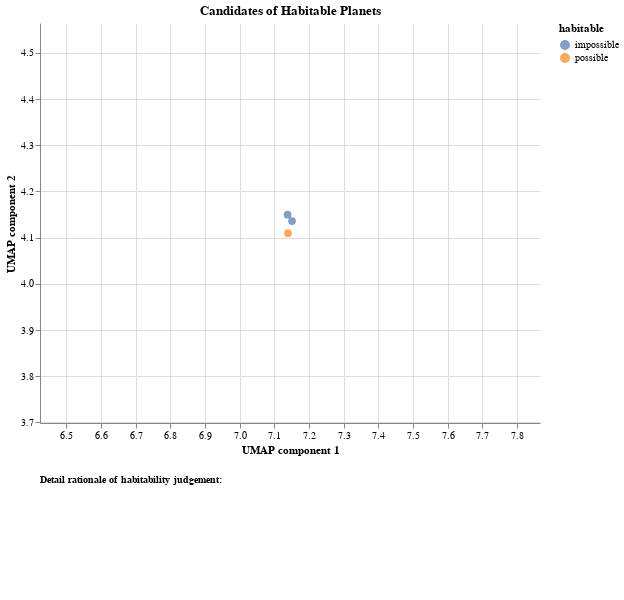

Write notebook code for a chart like this one.
### Code cell
df_gpt=json_to_ds(json.loads('[' + jsonMerged + ']'),False)
show_chart(df_gpt)

### Figure 1 — Vega-Lite specification as saved in the notebook (floating-point values rounded to 4 significant figures)
{"$schema": "https://vega.github.io/schema/vega-lite/v4.17.0.json", "config": {"view": {"continuousHeight": 300, "continuousWidth": 400, "strokeWidth": 0}}, "data": {"name": "data-702f55cbd4b79cb38ba6a757449c7088"}, "datasets": {"data-702f55cbd4b79cb38ba6a757449c7088": [{"UMAP component 1": 7.14, "UMAP component 2": 4.11, "cat": "no", "habitable": "possible", "long_rationale": ["K2-3 d is located within the habitable zone of its host star, K2-3, as indicated by both the Solar", "Equivalent Astronomical Unit and Kopparapu calculations. This means it receives a similar amount of", "starlight as Earth does from the Sun, which is a key factor for potential habitability.", "Additionally, its surface gravity is 1.2233 times that of Earth, which suggests it could potentially", "hold an atmosphere. However, more information would be needed to confirm its habitability, such as", "its atmospheric composition and presence of liquid water."], "planet": "K2-3 d", "rationale": "The planet is within the habitable zone of its star and has a surface gravity similar to Earth's."}, {"UMAP component 1": null, "UMAP component 2": null, "cat": null, "habitable": "impossible", "long_rationale": ["Kepler-1661 (AB) b is an exoplanet that orbits the star Kepler-1661 (AB), located about 1355.2", "light-years away from the Solar System. The host star has a surface temperature of 3300 K and", "spectral types of M9. The planet orbits around the star every 175.1 days with an orbital distance of", "0.63 AU. However, the habitable zone of the star, where conditions might be right for liquid water", "to exist, is located between 0.252 AU and 0.530 AU. This means that Kepler-1661 (AB) b is not within", "the habitable zone. Furthermore, the planet's surface gravity is 2.73 times that of Earth, and its", "measured temperature is 0 K, which are not conducive to life as we know it. Therefore, it is", "concluded that the planet is not habitable."], "planet": "Kepler-1661 (AB) b", "rationale": "The planet is not within the habitable zone of its star, and its surface gravity and temperature conditions are not suitable for life as we know it."}, {"UMAP component 1": 7.151, "UMAP component 2": 4.136, "cat": "no", "habitable": "impossible", "long_rationale": ["Kepler-1708 b is not within the habitable zone of its star, Kepler-1708, as determined by both Solar", "Equivalent Astronomical Unit and Kopparapu calculations. The habitable zone is the region around a", "star where conditions might be right for liquid water to exist on a planet's surface, a key", "ingredient for life as we know it. Kepler-1708 b's orbit is too far from its star to be within this", "zone. Additionally, the planet's surface gravity is 14.7419 times that of Earth, which would make it", "extremely difficult, if not impossible, for life as we know it to exist."], "planet": "Kepler-1708 b", "rationale": "The planet is not within the habitable zone of its star, and its surface gravity is much higher than Earth's."}, {"UMAP component 1": null, "UMAP component 2": null, "cat": null, "habitable": "impossible", "long_rationale": ["The habitability of a planet is determined by a number of factors, including its location within the", "habitable zone of its star, its surface temperature, and its atmospheric conditions. In the case of", "Kepler-34 (AB) b, the planet is not located within the habitable zone of its star, Kepler-34 (AB),", "as indicated by both the Solar Equivalent Astronomical Unit and Kopparapu calculations. Furthermore,", "the surface temperature of the planet is 0.0K, which is far too cold to support life as we know it.", "Therefore, it is concluded that Kepler-34 (AB) b is not habitable."], "planet": "Kepler-34 (AB) b", "rationale": "The planet is not within the habitable zone of its star, and its surface temperature is 0.0K, which is not suitable for life as we know it."}, {"UMAP component 1": null, "UMAP component 2": null, "cat": null, "habitable": "impossible", "long_rationale": ["The planet Kepler-453 (AB) b is not within the habitable zone according to Kopparapu's calculations.", "The habitable zone is the region around a star where conditions could potentially allow liquid water", "to exist on the surface of a planet, which is necessary for life as we know it. According to", "Kopparapu's calculations, the habitable zone for the star Kepler-453 A is between 0.580 AU and 1.378", "AU. However, the planet Kepler-453 (AB) b orbits at a distance of 0.74 AU, which is within the", "habitable zone according to Solar Equivalent Astronomical Unit, but not according to Kopparapu's", "calculations. Therefore, it is unlikely that this planet is habitable."], "planet": "Kepler-453 (AB) b", "rationale": "The planet is not within the habitable zone according to Kopparapu's calculations."}, {"UMAP component 1": 7.138, "UMAP component 2": 4.15, "cat": "no", "habitable": "impossible", "long_rationale": ["TOI-2285 b is located at a distance of 0.1363 AU from its host star, which is outside the habitable", "zone calculated based on both Solar Equivalent Astronomical Unit and Kopparapu et al.(2013) methods.", "The habitable zone is the region around a star where conditions could potentially allow liquid water", "to exist, which is a key ingredient for life as we know it. Furthermore, the surface gravity of", "TOI-2285 b is 6.4505 times that of Earth, which would make it difficult for life as we know it to", "exist. The measured temperature of the planet is also 0.0 K, which is far too cold for life as we", "know it to survive."], "planet": "TOI-2285 b", "rationale": "The planet is not within the habitable zone of its star, and its surface gravity and temperature are not suitable for life as we know it."}]}, "vconcat": [{"encoding": {"color": {"field": "habitable", "type": "nominal"}, "tooltip": [{"field": "planet", "type": "nominal"}, {"field": "rationale", "type": "nominal"}], "x": {"field": "UMAP component 1", "scale": {"domain": [6.424, 7.866]}, "type": "quantitative"}, "y": {"field": "UMAP component 2", "scale": {"domain": [3.699, 4.565]}, "type": "quantitative"}}, "height": 400, "mark": {"filled": true, "size": 60, "type": "point"}, "selection": {"selector005": {"empty": "none", "fields": ["planet"], "nearest": true, "on": "click", "type": "single"}, "selector006": {"bind": "scales", "encodings": ["x", "y"], "type": "interval"}}, "title": "Candidates of Habitable Planets", "width": 500}, {"encoding": {"text": {"field": "long_rationale", "type": "nominal"}, "x": {"value": 5}, "y": {"value": 5}}, "height": 100, "mark": {"align": "left", "baseline": "top", "dx": 0, "dy": 0, "lineBreak": "\\n", "type": "text"}, "title": {"anchor": "start", "dy": -5, "fontSize": 10, "offset": 5, "orient": "top", "text": "Detail rationale of habitability judgement:"}, "transform": [{"filter": {"selection": "selector005"}}], "width": 500}]}
